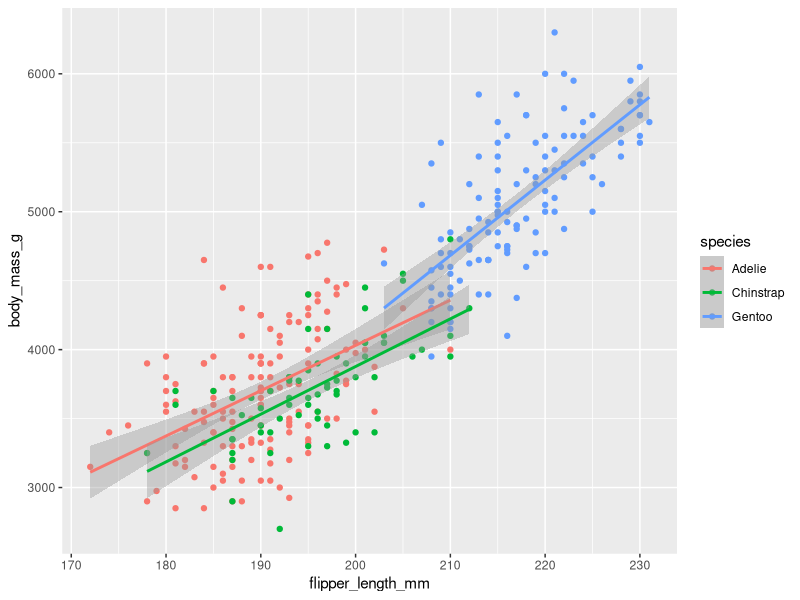
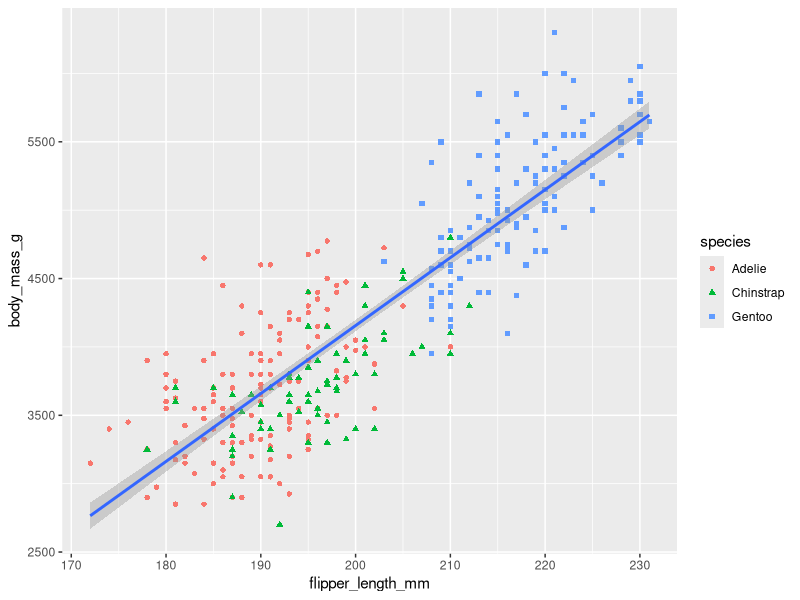
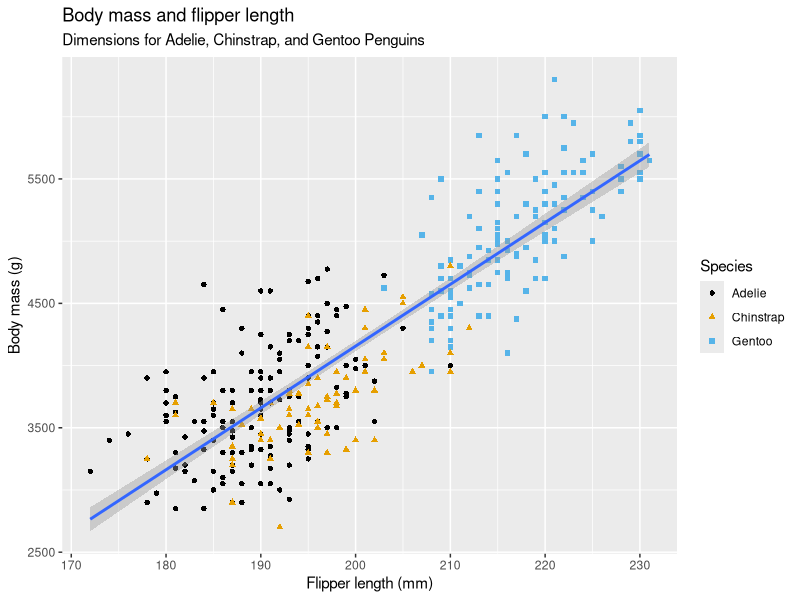
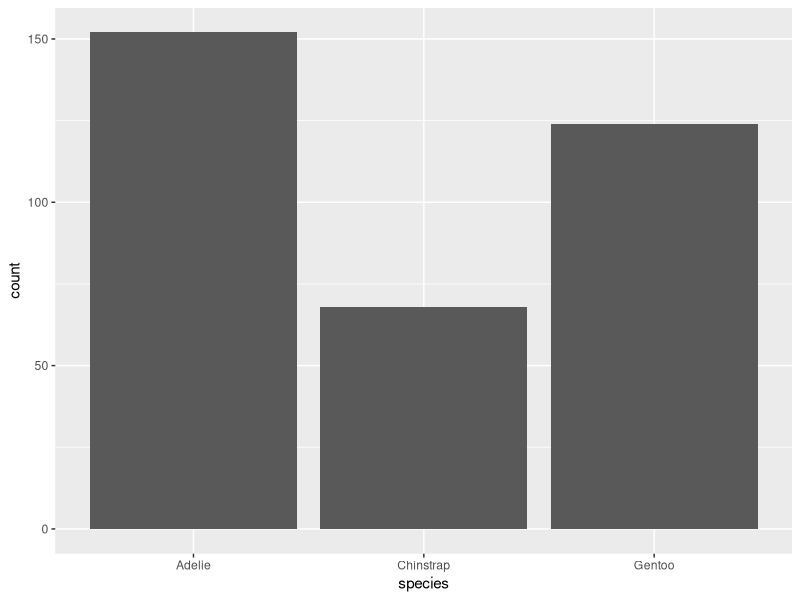
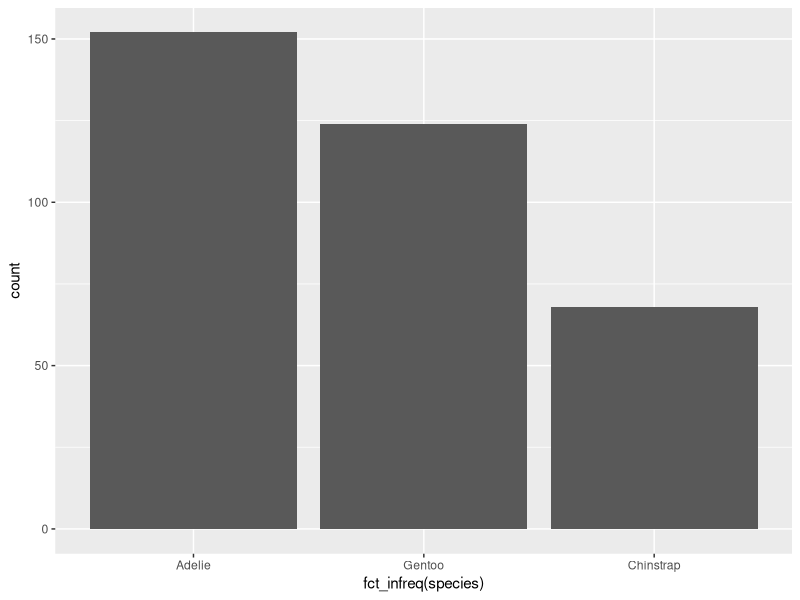
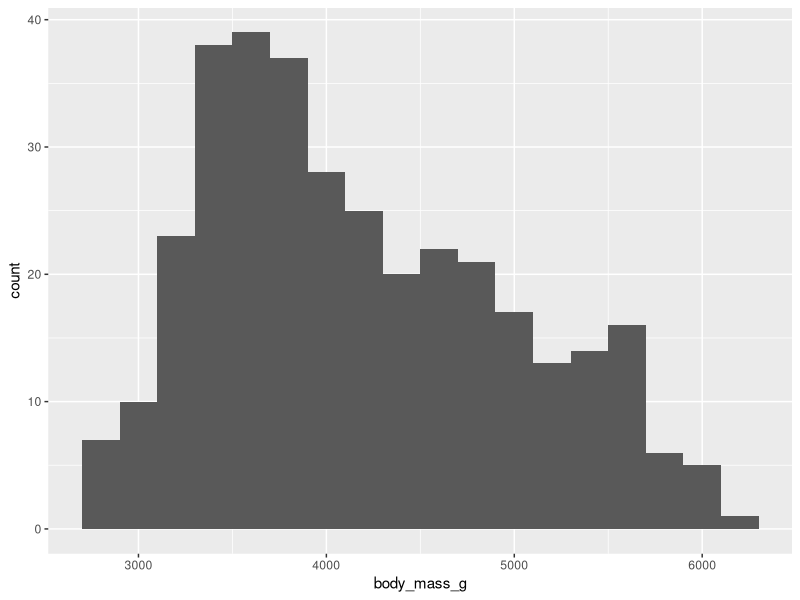
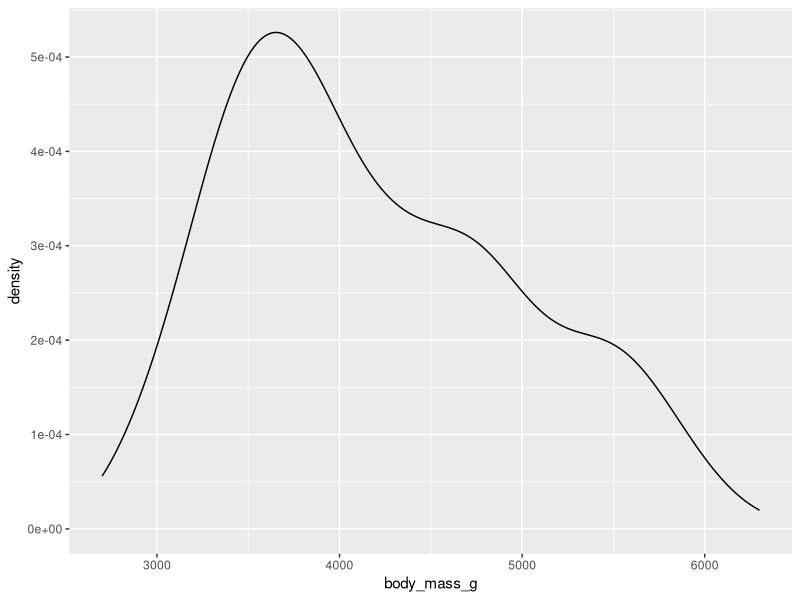
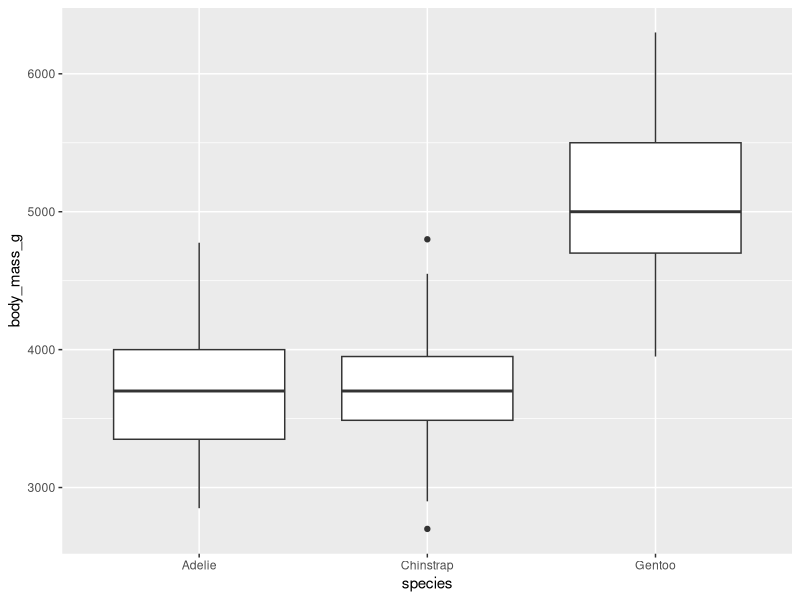

These charts were generated, in order, by the following R code:
## ---- chunk 1
knitr::opts_chunk$set(echo = TRUE)
## ---- chunk 2
library(tidyverse)
library(palmerpenguins)
library(ggthemes)
## ---- chunk 3
penguins
## ---- chunk 4
glimpse(penguins)
## ---- chunk 5
levels(penguins$island)
## ---- chunk 6
ggplot(
  data = penguins,
  mapping = aes(x = flipper_length_mm, y = body_mass_g, color = species)
) +
  geom_point() +
  geom_smooth(method = "lm")
## ---- chunk 7
ggplot(
  data = penguins,
  mapping = aes(x = flipper_length_mm, y = body_mass_g)
) +
  geom_point(mapping = aes(color = species, shape = species)) +
  geom_smooth(method = "lm")
## ---- chunk 8
ggplot(penguins, 
       aes(x = flipper_length_mm, y = body_mass_g)) +
  geom_point(aes(color = species, shape = species)) +
  geom_smooth(method = "lm") +
  labs(
    title = "Body mass and flipper length",
    subtitle = "Dimensions for Adelie, Chinstrap, and Gentoo Penguins",
    x = "Flipper length (mm)", y = "Body mass (g)",
    color = "Species", shape = "Species"
  ) +
  scale_color_colorblind()
## ---- chunk 9
ggplot(penguins, aes(x = species)) +
  geom_bar()
## ---- chunk 10
ggplot(penguins, aes(x = fct_infreq(species))) +
  geom_bar()
## ---- chunk 11
ggplot(penguins, aes(x = body_mass_g)) +
  geom_histogram(binwidth = 200)
## ---- chunk 12
ggplot(penguins, aes(x = body_mass_g)) +
  geom_density()
## ---- chunk 13
ggplot(penguins, aes(x = species, y = body_mass_g)) +
  geom_boxplot()
## ---- chunk 14
ggplot(penguins, aes(x = body_mass_g, 
                     color = species, 
                     fill = species)) +
  geom_density(linewidth = 0.75, alpha = 0.5)
## ---- chunk 15
ggplot(penguins, aes(x = island, fill = species)) +
  geom_bar()
## ---- chunk 16
ggplot(penguins, aes(x = island, fill = species)) +
  geom_bar(position = "fill")
## ---- chunk 17
ggplot(penguins, aes(x = flipper_length_mm, y = body_mass_g)) +
  geom_point()
## ---- chunk 18
ggplot(penguins, aes(x = flipper_length_mm, y = body_mass_g)) +
  geom_point(aes(color = species, shape = island))
## ---- chunk 19
ggplot(penguins, aes(x = flipper_length_mm, y = body_mass_g)) +
  geom_point(aes(color = species, shape = species)) +
  facet_wrap(~island)
ggsave("images/penguin-plot.png")
